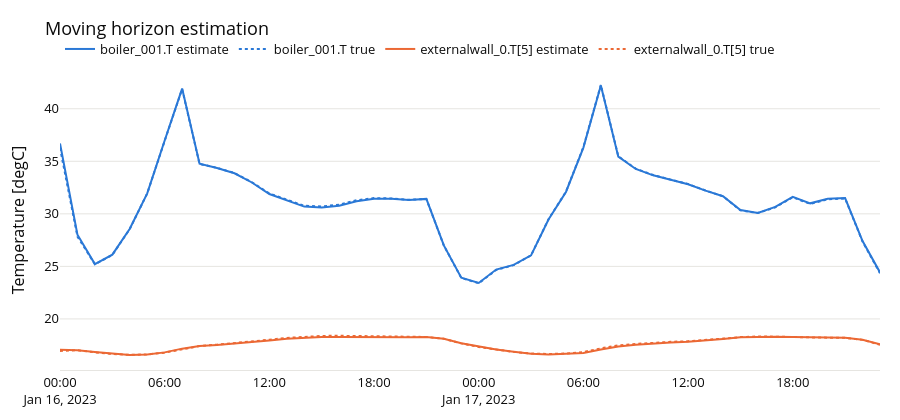

Here is the notebook cell this chart was saved with:
### Markdown cell above
## 4. Why state estimation matters

The controller needs the full state: the wall layers, the water of the radiator and the buffer. It measures the
air temperature only. The moving horizon estimator fits the trajectory of the model to the measurements of the
last hours; below, its estimate of the buffer and of the inner layer of a wall against the true building, then
three runs on the same true building: the true state handed to the controller, moving horizon estimation, and
no estimation (the measured air temperature, the other states held at their expected start values).

### Code cell
estimation = {
    estimator: _house.cached(
        variant="base", price="day-ahead", band="standard", mismatch="mismatch", estimator=estimator, days=_house.DAYS
    )
    for estimator in ("perfect", "mhe", "none")
}
display(plot_states(estimation["mhe"], ["boiler_001.T", "externalwall_0.T[5]"], "Moving horizon estimation"))
display(kpi_table(estimation, ("total_cost", "energy_kwh", "comfort_violation_kh", "max_violation", "failures")))
